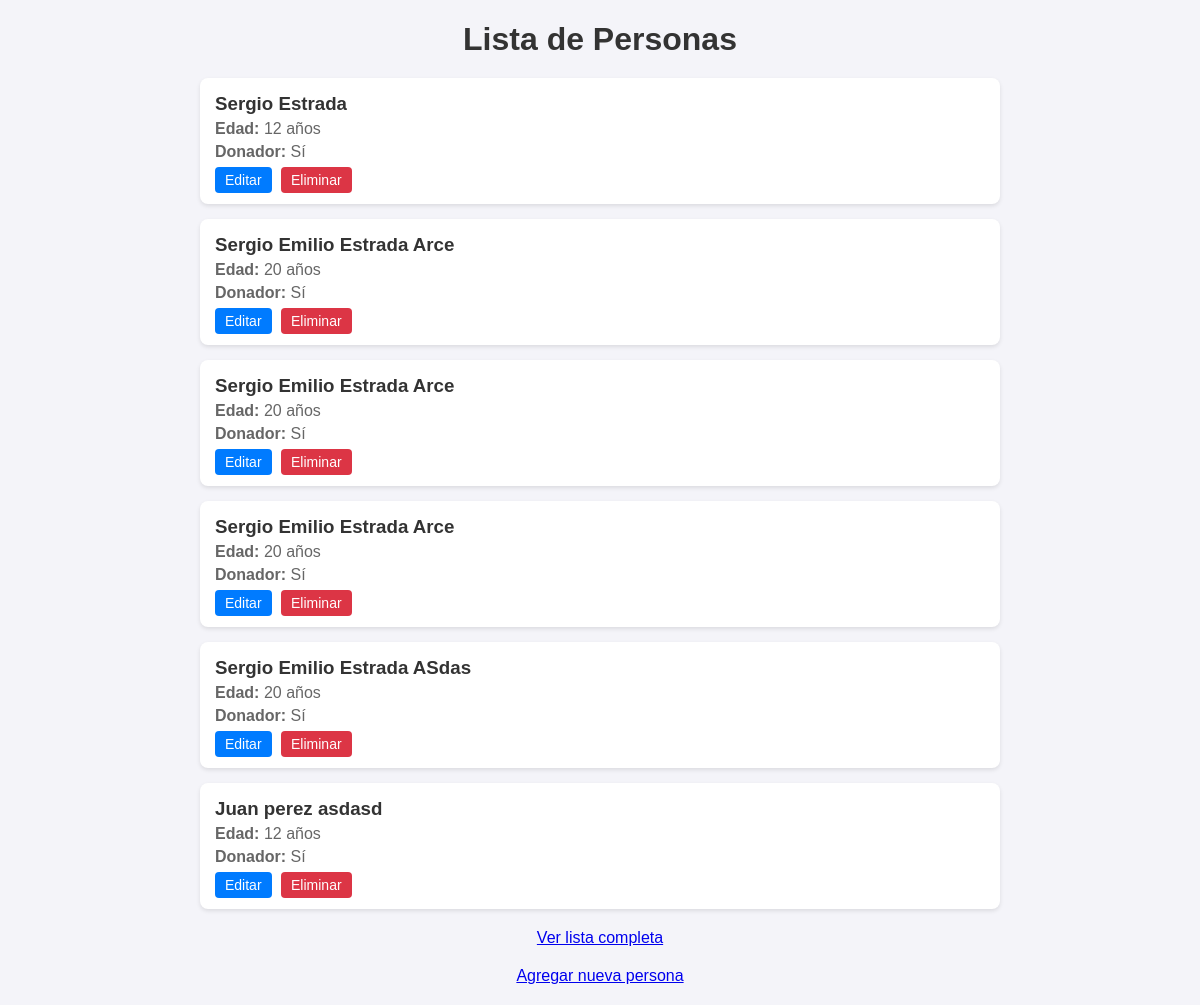
Before: /lista/ with the older database file.
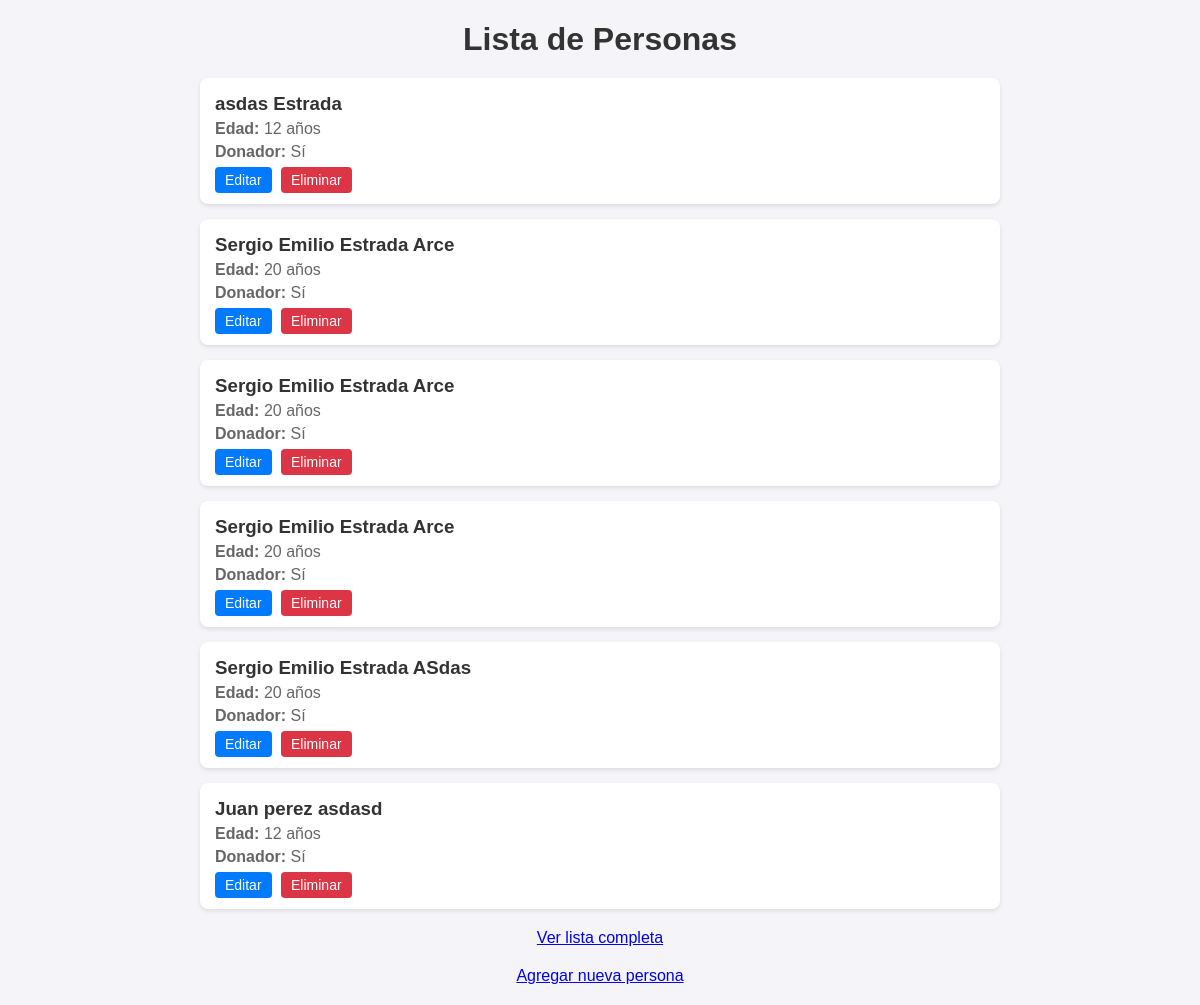
After: the same page with the newer database file.
### personas/models.py (models this page shows)
class Persona(models.Model):
    nombres = models.CharField(max_length=100)
    apellidos = models.CharField(max_length=100)
    edad = models.IntegerField()
    donador = models.BooleanField(default=False)

### personas/views.py (the view)
# urls.py: path('lista/', personasListView, name='lista_personas'),
def personasListView(request):
    queryset = Persona.objects.all()
    context = {'object_list': queryset}
    return render(request, 'personas/personasLista.html', context)

### personas/templates/personas/personasLista.html (shortened to what this page needs)
{% load static %}
<!DOCTYPE html>
<html>
<head>
    <link rel="stylesheet" href="{% static 'css/styles.css' %}">
</head>
<body>
    <h1 class="titulo-lista">Lista de Personas</h1>
    <div class="lista-personas">
        {% for persona in object_list %}
            <div class="persona-card">
                <h3>{{ persona.nombres }} {{ persona.apellidos }}</h3>
                <p><strong>Edad:</strong> {{ persona.edad }} años</p>
                <p><strong>Donador:</strong> {% if persona.donador %}Sí{% else %}No{% endif %}</p>
                <div class="acciones">
                    <a href="{% url 'editar_persona' persona.id %}" class="editar">Editar</a>
                    <a href="{% url 'eliminar_persona' persona.id %}" class="eliminar">Eliminar</a>
                </div>
            </div>
        {% empty %}
            <p>No hay personas registradas.</p>
        {% endfor %}
    </div>
    <a href="{% url 'lista_personas' %}" class="boton-agregar">Ver lista completa</a>
    <a href="/anotherAdd/" class="boton-agregar">Agregar nueva persona</a>
</body>
</html>

### personas/static/css/styles.css (style rules this page uses)
body { font-family: Arial, sans-serif; margin: 20px; background-color: #f4f4f9; }
.lista-personas { max-width: 800px; margin: 20px auto; padding: 0; }
.persona-card { background: white; border-radius: 8px; box-shadow: 0 2px 4px rgba(0,0,0,0.1); padding: 15px; margin-bottom: 15px; transition: transform 0.2s; }
.persona-card h3 { margin: 0 0 5px 0; color: #333; }
.persona-card p { margin: 5px 0; color: #666; }
.acciones { margin-top: 10px; }
.acciones a { text-decoration: none; color: white; padding: 5px 10px; border-radius: 4px; font-size: 14px; margin-right: 5px; }
.acciones .editar { background-color: #007BFF; }
.acciones .eliminar { background-color: #dc3545; }
.titulo-lista { text-align: center; color: #333; margin-bottom: 20px; }
.boton-agregar { display: block; text-align: center; margin: 20px auto; width: 200px; }

Changed rows visible on the page:
changed Persona "Estrada": nombres "Sergio" → "asdas"
